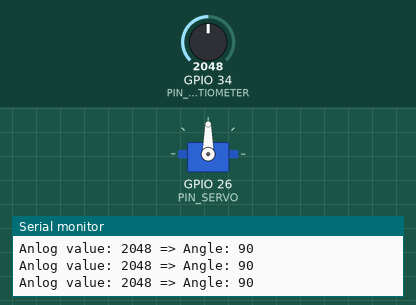
Recording of a sketch running on a simulated ESP32. On the bench: servo, the last lines printed to the serial monitor. The test bench sets the inputs (shaded band); at power-on: GPIO 34 (PIN_POTENTIOMETER) = 2048.

Above: at 1.2 s.
1.3 s: GPIO 34 (PIN_POTENTIOMETER) set to 2866
At 2.2 s:
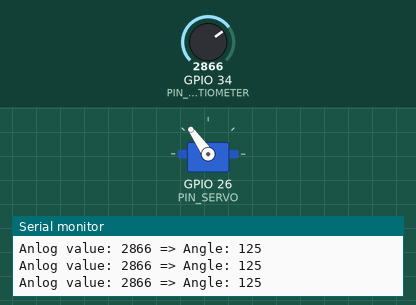
2.8 s: GPIO 34 (PIN_POTENTIOMETER) set to 3603
At 3.5 s:
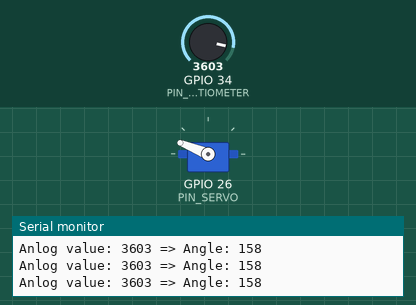
4.3 s: GPIO 34 (PIN_POTENTIOMETER) set to 4095
At 4.8 s:
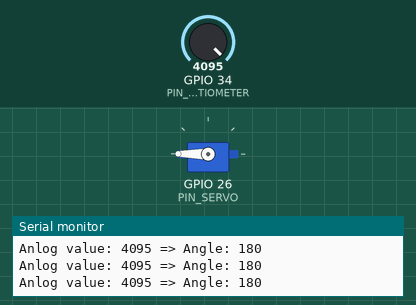
5.8 s: GPIO 34 (PIN_POTENTIOMETER) set to 1228
At 6.2 s:
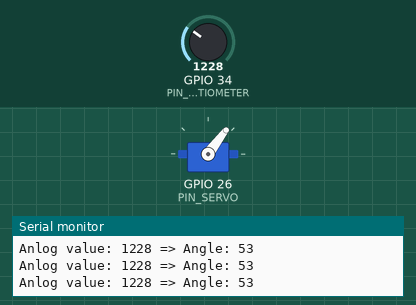
7.3 s: GPIO 34 (PIN_POTENTIOMETER) set to 491
At 8.5 s:
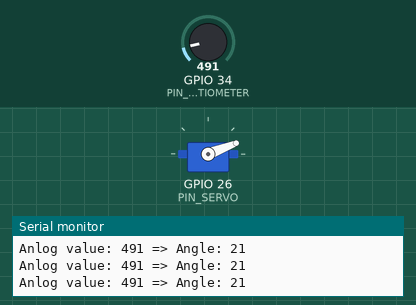
8.8 s: GPIO 34 (PIN_POTENTIOMETER) set to 0
At 10.0 s:
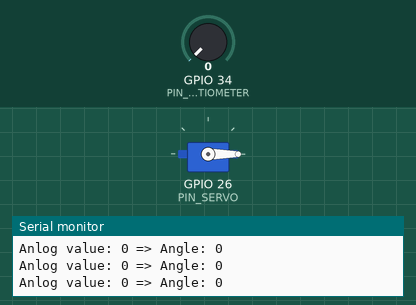
Timing chart, 0 to 11.3 s (numbered marks = the images above; inputs shaded):
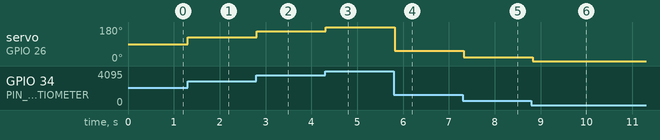

Measured:
- after the input at 1.3 s, servo on GPIO 26 (PIN_SERVO): 90° → 125° at once
- after the input at 2.8 s, servo on GPIO 26 (PIN_SERVO): 125° → 158° at once
- after the input at 4.3 s, servo on GPIO 26 (PIN_SERVO): 158° → 180° at once
- after the input at 5.8 s, servo on GPIO 26 (PIN_SERVO): 180° → 53° at once
- after the input at 7.3 s, servo on GPIO 26 (PIN_SERVO): 53° → 21° at once
- after the input at 8.8 s, servo on GPIO 26 (PIN_SERVO): 21° → 0° at once

The sketch:

servo_potentiometer.ino
```cpp
#include <ESP32Servo.h>

#define PIN_POTENTIOMETER 34
#define PIN_SERVO 26

Servo servo;


void setup() {
  Serial.begin(9600);

  servo.attach(PIN_SERVO);
}

void loop() {
  int analog_value = analogRead(PIN_POTENTIOMETER);

  int angle = map(analog_value, 0, 4095, 0, 180);

  servo.write(angle);

  Serial.print("Anlog value: ");
  Serial.print(analog_value);
  Serial.print(" => Angle: ");
  Serial.println(angle);
  delay(100);
}
```
